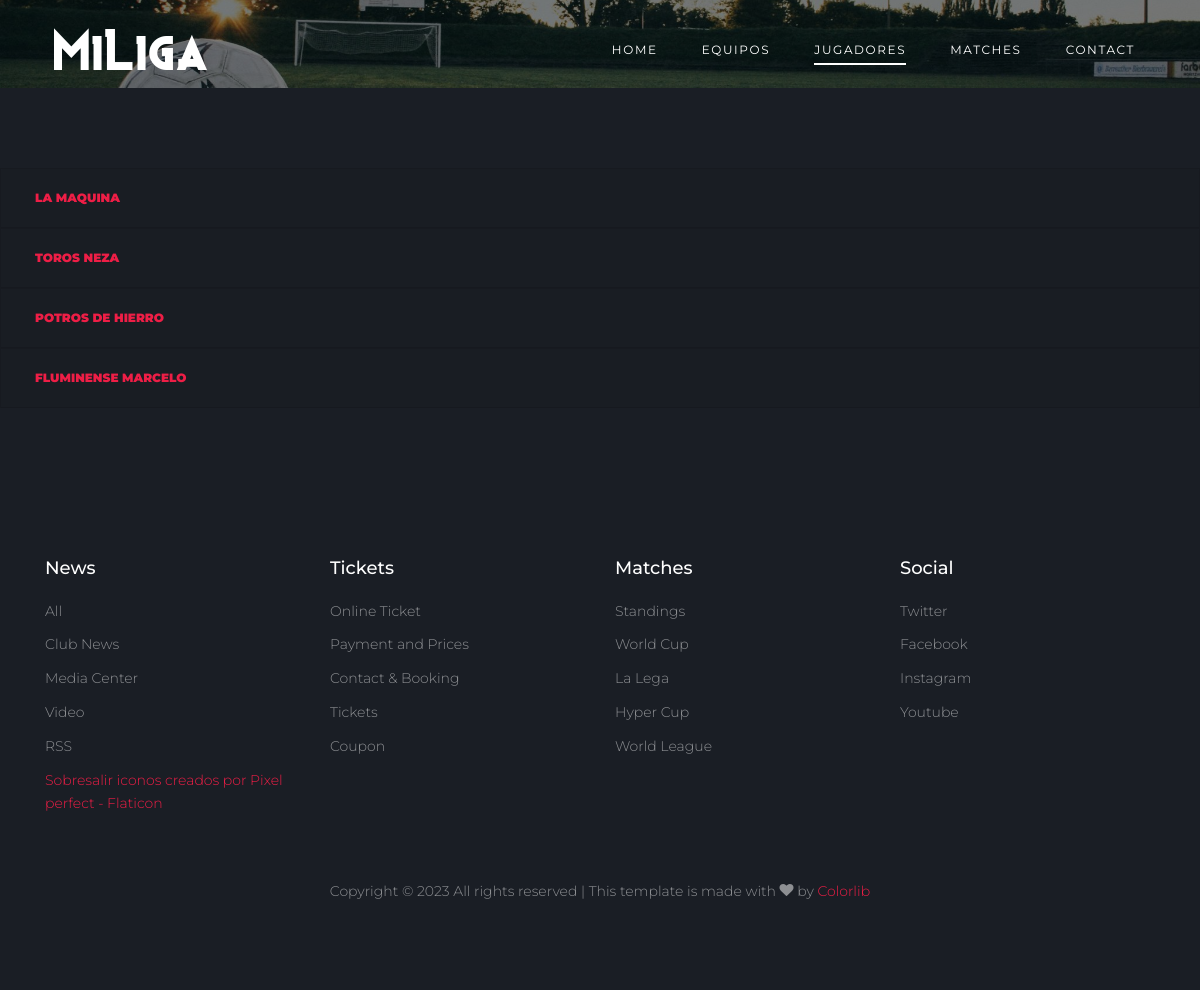
The page /jugadores on the database as committed earlier.
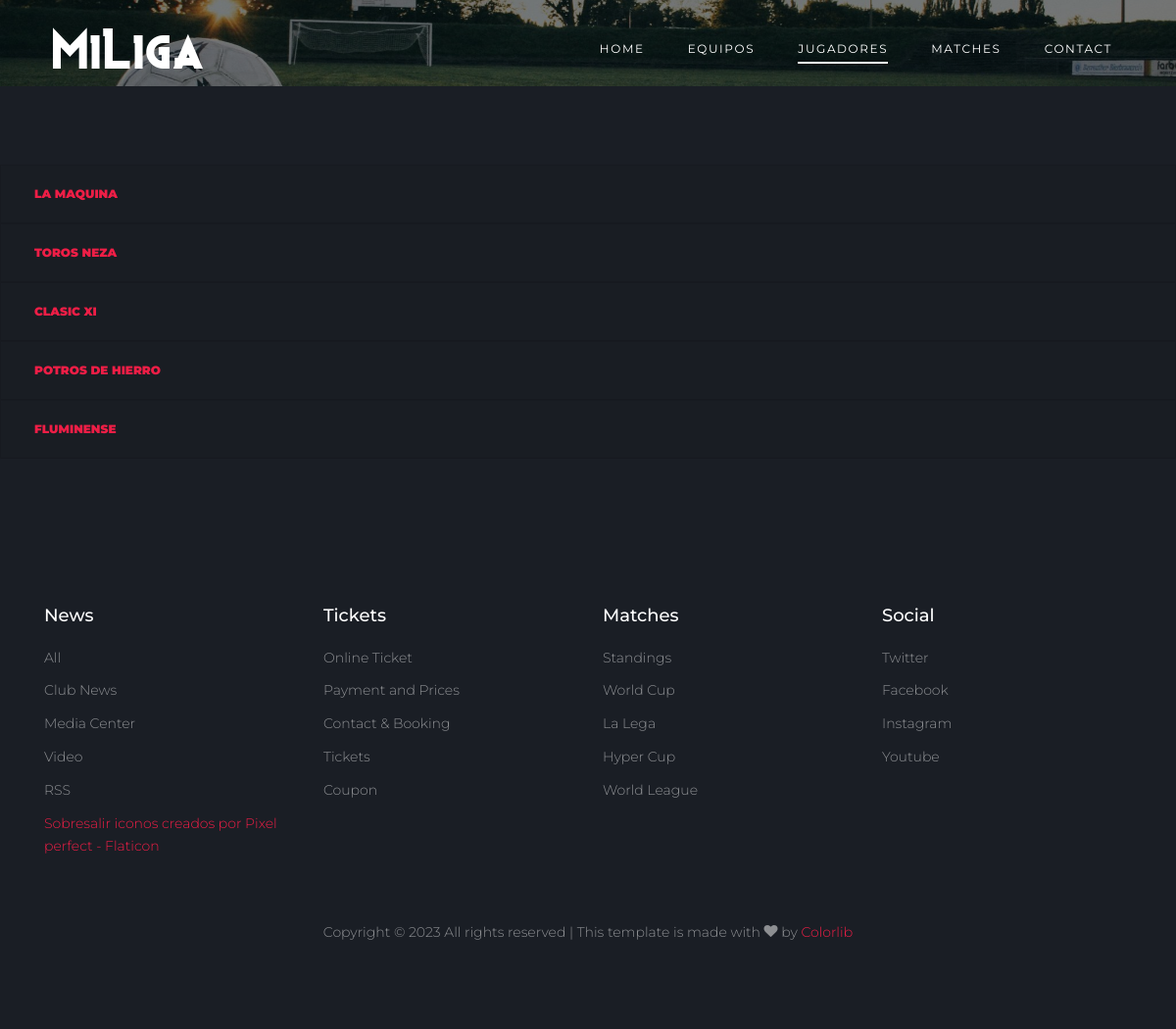
The same page on the database as committed later.
### miliga/models.py (models this page shows)
class Equipo(models.Model):
    nombre     = models.CharField(max_length=100)
    campo      = models.CharField(max_length=100, blank=True, null=True, default=None)
    telefono   = models.CharField(max_length=100, blank=True, null=True, default=None)
    escudo_img = models.ImageField(upload_to='equipos/', blank=True, null=True)
    foto_img   = models.ImageField(upload_to='equipos/', blank=True, null=True)
    activo     = models.BooleanField(default=True)
    def __str__(self):
        return self.nombre

### miliga/views/jugadores.py (the view)
# urls.py: path('jugadores', jugadores, name='jugadores'),
def jugadores(request):
    context = {}
    context['zona'] = 'jugadores'
    jugadores = Jugador.objects.all().order_by('-equipo')
    equipos = Equipo.objects.prefetch_related('jugador_set').annotate(num_jugadores=Count('jugador')).order_by('-num_jugadores')
    context['jugadores'] = jugadores
    context['equipos'] = equipos
    context = comprobar_mensajes(request, context)
    return render(request, 'miliga/jugadores/jugadores.html', context)

### miliga/views/jugadores.py (called while the page is built)
def comprobar_mensajes(request, context):
    if 'mensaje' in request.session:
        context['mensaje'] = request.session.get('mensaje')
        del request.session['mensaje']
    return context

### miliga/templates/miliga/jugadores/jugadores.html (shortened to what this page needs)
{% extends 'miliga/base_1.html' %}
{% load static %}
{% block content %}
<div class="site-section bg-dark">
  <div class="">
    {% for equipo in equipos %}
    <div class="accordion" id="accordion-{{equipo.id}}">
      <div class="card bg-dark">
        <div class="card-header" id="headingThree">
          <h2 class="mb-0">
            <button class="btn btn-link btn-block text-left collapsed" type="button" data-toggle="collapse" data-target="#Three-{{equipo.id}}" aria-expanded="false" aria-controls="Three-{{equipo.id}}">
              {{equipo.nombre}}
            </button>
          </h2>
        </div>
      </div>
    </div>
    {%endfor%}
  </div>
</div>
{% endblock %}

Rows that differ between the two databases and show on the page:
added Equipo: nombre "CLASIC XI"
changed Equipo: nombre "FLUMINENSE MARCELO" → "FLUMINENSE"
